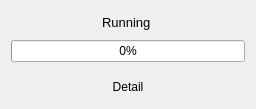
<?xml version="1.0" encoding="UTF-8"?>
<ui version="4.0">
 <class>APSeekerWidget</class>
 <widget class="QWidget" name="APSeekerWidget">
  <property name="geometry">
   <rect>
    <x>0</x>
    <y>0</y>
    <width>256</width>
    <height>109</height>
   </rect>
  </property>
  <property name="minimumSize">
   <size>
    <width>256</width>
    <height>64</height>
   </size>
  </property>
  <property name="windowTitle">
   <string>AutoEPG ~ Searching</string>
  </property>
  <layout class="QGridLayout" name="gridLayout">
   <property name="spacing">
    <number>6</number>
   </property>
   <item row="0" column="0">
    <widget class="QLabel" name="title">
     <property name="minimumSize">
      <size>
       <width>0</width>
       <height>19</height>
      </size>
     </property>
     <property name="font">
      <font>
       <pointsize>10</pointsize>
      </font>
     </property>
     <property name="text">
      <string>Running </string>
     </property>
     <property name="alignment">
      <set>Qt::AlignCenter</set>
     </property>
    </widget>
   </item>
   <item row="1" column="0">
    <widget class="QProgressBar" name="progressBar">
     <property name="minimumSize">
      <size>
       <width>0</width>
       <height>21</height>
      </size>
     </property>
     <property name="value">
      <number>0</number>
     </property>
     <property name="textVisible">
      <bool>true</bool>
     </property>
    </widget>
   </item>
   <item row="4" column="0">
    <layout class="QGridLayout" name="grid">
     <property name="horizontalSpacing">
      <number>6</number>
     </property>
     <property name="verticalSpacing">
      <number>0</number>
     </property>
    </layout>
   </item>
   <item row="3" column="0">
    <widget class="QLabel" name="label_2">
     <property name="text">
      <string>Detail</string>
     </property>
     <property name="alignment">
      <set>Qt::AlignCenter</set>
     </property>
     <property name="margin">
      <number>2</number>
     </property>
    </widget>
   </item>
   <item row="2" column="0">
    <spacer name="verticalSpacer">
     <property name="orientation">
      <enum>Qt::Vertical</enum>
     </property>
     <property name="sizeType">
      <enum>QSizePolicy::Fixed</enum>
     </property>
     <property name="sizeHint" stdset="0">
      <size>
       <width>20</width>
       <height>8</height>
      </size>
     </property>
    </spacer>
   </item>
  </layout>
 </widget>
 <resources/>
 <connections/>
</ui>
